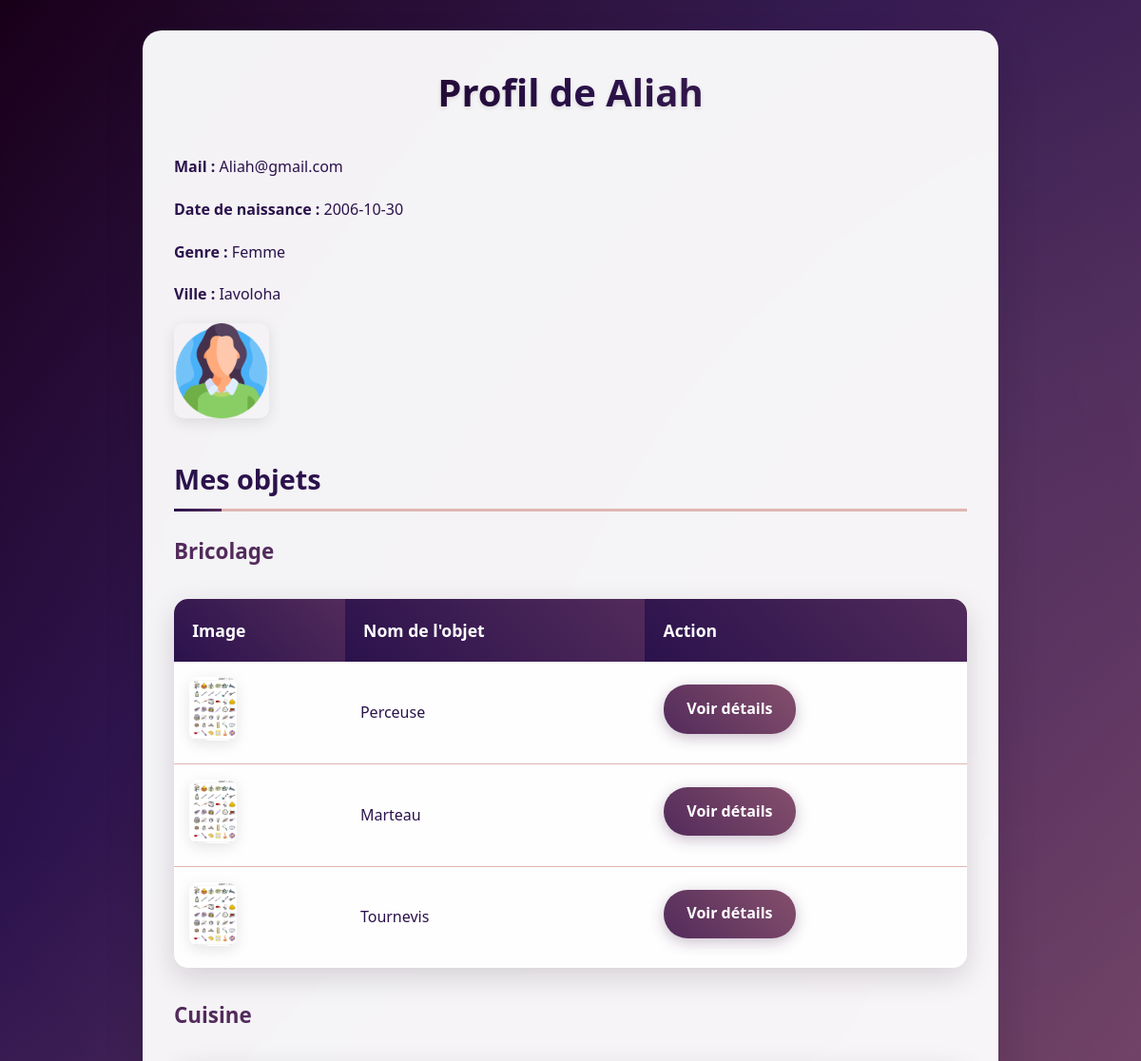
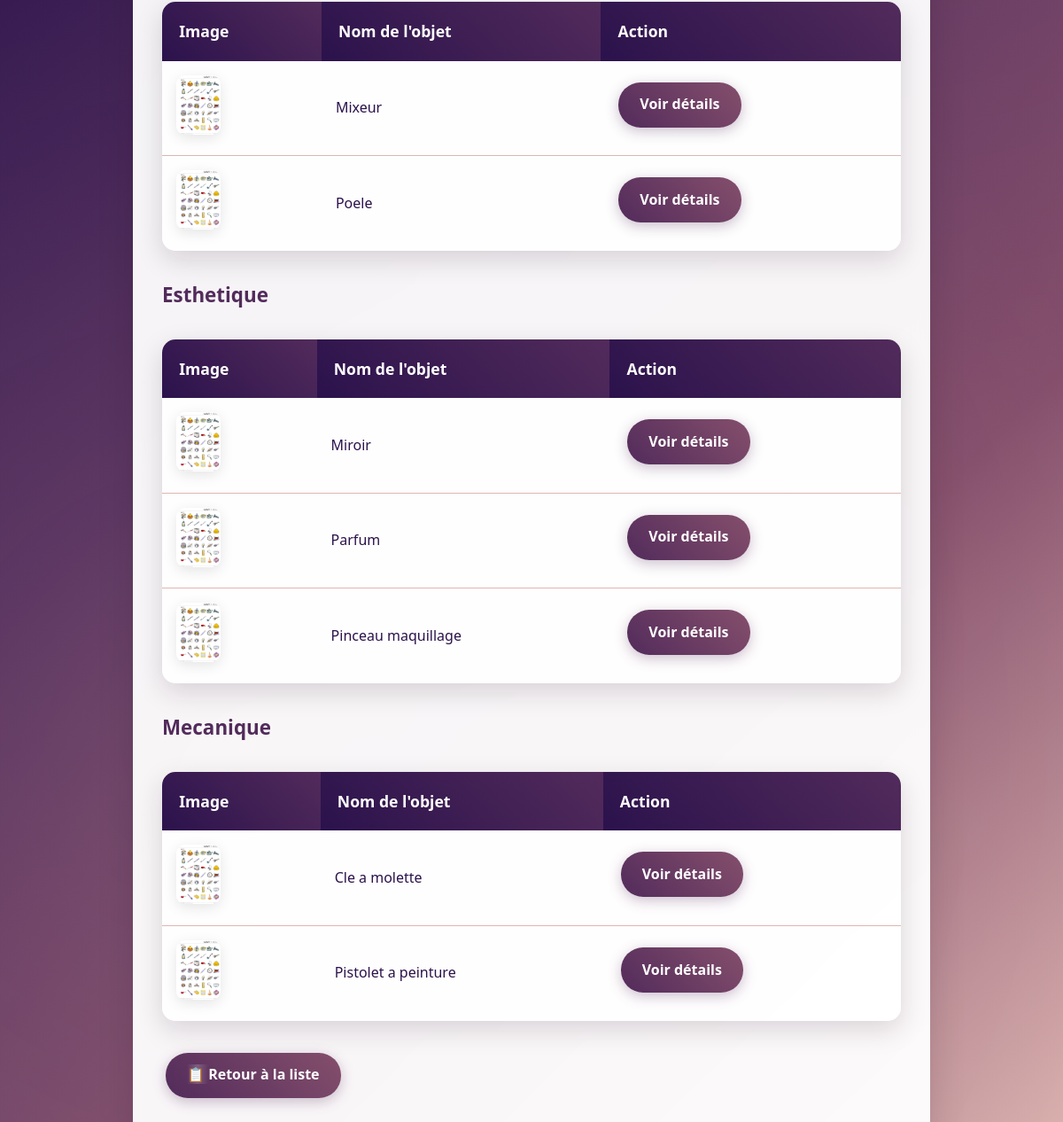
Page /PAGES/fiche_membre.php (signed in) on the committed database (2 pictures, top to bottom).
### tables this page shows
CREATE TABLE vmembre (
    id_membre INT PRIMARY KEY AUTO_INCREMENT,
    nom VARCHAR(50),
    date_naissance DATE,
    genre VARCHAR(10),
    mail VARCHAR(100) UNIQUE,
    ville VARCHAR(50),
    mdp VARCHAR(255),
    image_profil VARCHAR(255)
);

CREATE TABLE vobjet (
    id_objet INT PRIMARY KEY AUTO_INCREMENT,
    nom_objet VARCHAR(100),
    id_categorie INT,
    id_membre INT,
    FOREIGN KEY (id_categorie) REFERENCES vcategorie_objet(id_categorie),
    FOREIGN KEY (id_membre) REFERENCES vmembre(id_membre)
);

### PAGES/fiche_membre.php (the view, shortened to what this page needs)
<?php
require_once '../includes/fonctions.php';
$id_membre = $_SESSION['id_membre'];
$requete_membre = "SELECT * FROM vmembre WHERE id_membre = '$id_membre'";
$resultat_membre = mysqli_query($bdd, $requete_membre);
$membre = mysqli_fetch_assoc($resultat_membre);
$requete_objets = "SELECT
                        o.id_objet,
                        o.nom_objet,
                        c.nom_categorie,
                        o.image_principale
                    FROM vobjet o
                    JOIN vcategorie_objet c ON o.id_categorie = c.id_categorie
                    WHERE o.id_membre = '$id_membre'
                    ORDER BY c.nom_categorie";
$resultat_objets = mysqli_query($bdd, $requete_objets);
$objets = [];
while ($row = mysqli_fetch_assoc($resultat_objets)) {
    $objets[$row['nom_categorie']][] = $row;
}
?>
<!DOCTYPE html>
<html lang="fr">
<head>
    <link rel="stylesheet" href="../assets/styles.css">
</head>
<body>
    <div class="container">
        <h1>Profil de <?php echo htmlspecialchars($membre['nom']); ?></h1>
        <p><strong>Mail :</strong> <?php echo htmlspecialchars($membre['mail']); ?></p>
        <p><strong>Date de naissance :</strong> <?php echo htmlspecialchars($membre['date_naissance']); ?></p>
        <p><strong>Genre :</strong> <?php echo htmlspecialchars($membre['genre']); ?></p>
        <p><strong>Ville :</strong> <?php echo htmlspecialchars($membre['ville']); ?></p>
        <p><img src="<?php echo htmlspecialchars($membre['image_profil']); ?>" alt="Photo de profil" width="100"></p>
        <h2>Mes objets</h2>
        <?php if (empty($objets)) { ?>
            <p>Vous n'avez aucun objet.</p>
        <?php } else { ?>
            <?php foreach ($objets as $categorie => $liste_objets) { ?>
                <h3><?php echo htmlspecialchars($categorie); ?></h3>
                <table>
                    <tr>
                        <th>Image</th>
                        <th>Nom de l'objet</th>
                        <th>Action</th>
                    </tr>
                    <?php foreach ($liste_objets as $objet) { ?>
                        <tr>
                            <td><img src="<?php echo htmlspecialchars($objet['image_principale']); ?>" alt="Image principale" width="50"></td>
                            <td><?php echo htmlspecialchars($objet['nom_objet']); ?></td>
                            <td><a href="fiche_objet.php?id=<?php echo $objet['id_objet']; ?>">Voir détails</a></td>
                        </tr>
                    <?php } ?>
                </table>
            <?php } ?>
        <?php } ?>
        <a href="liste_objets.php">Retour à la liste</a>
    </div>
</body>
</html>

### assets/styles.css (style rules this page uses)
:root { --primary-dark: #190019; --primary-purple: #2B124C; --medium-purple: #522B5B; --light-purple: #854F6C; --rose: #DFB6B2; --cream: #FBE4CB; --white: #ffffff; --shadow: rgba(25, 0, 25, 0.15); --shadow-hover: rgba(25, 0, 25, 0.25); --text-dark: #2B124C; --text-light: #854F6C; --error: #e74c3c; --success: #27ae60; }
* { margin: 0; padding: 0; box-sizing: border-box; }
body { font-family: 'Segoe UI', Tahoma, Geneva, Verdana, sans-serif; background: linear-gradient(135deg, var(--primary-dark) 0%, var(--primary-purple) 25%, var(--medium-purple) 50%, var(--light-purple) 75%, var(--rose) 100%); min-height: 100vh; color: var(--text-dark); line-height: 1.6; }
body::before { content: ''; position: fixed; top: 0; left: 0; width: 100%; height: 100%; background: radial-gradient(circle at 20% 80%, rgba(251, 228, 203, 0.1) 0%, transparent 50%), radial-gradient(circle at 80% 20%, rgba(223, 182, 178, 0.1) 0%, transparent 50%); pointer-events: none; z-index: -1; }
.container { max-width: 900px; margin: 0 auto; padding: 2rem; background: rgba(255, 255, 255, 0.95); backdrop-filter: blur(10px); border-radius: 20px; box-shadow: 0 20px 40px var(--shadow); margin-top: 2rem; margin-bottom: 2rem; border: 1px solid rgba(255, 255, 255, 0.2); }
h1 { background: linear-gradient(45deg, var(--primary-dark), var(--primary-purple), var(--medium-purple)); -webkit-background-clip: text; -webkit-text-fill-color: transparent; background-clip: text; font-size: 2.5rem; font-weight: 700; text-align: center; margin-bottom: 2rem; text-shadow: 0 2px 4px rgba(0,0,0,0.1); }
h2 { color: var(--primary-purple); font-size: 1.8rem; margin: 2rem 0 1rem 0; border-bottom: 3px solid var(--rose); padding-bottom: 0.5rem; position: relative; }
h2::after { content: ''; position: absolute; bottom: -3px; left: 0; width: 50px; height: 3px; background: linear-gradient(90deg, var(--primary-purple), var(--medium-purple)); }
h3 { color: var(--medium-purple); font-size: 1.4rem; margin: 1.5rem 0 1rem 0; display: flex; align-items: center; gap: 0.5rem; }
a { display: inline-block; padding: 0.8rem 1.5rem; background: linear-gradient(45deg, var(--medium-purple), var(--light-purple)); color: white; text-decoration: none; border-radius: 25px; font-weight: 600; transition: all 0.3s ease; box-shadow: 0 4px 15px rgba(82, 43, 91, 0.3); position: relative; overflow: hidden; margin: 0.25rem; }
a::before { content: ''; position: absolute; top: 0; left: -100%; width: 100%; height: 100%; background: linear-gradient(90deg, transparent, rgba(255, 255, 255, 0.2), transparent); transition: left 0.5s; }
a[href="liste_objets.php"]::before { content: "📋 "; position: static; }
table { width: 100%; border-collapse: collapse; background: rgba(255, 255, 255, 0.95); border-radius: 15px; overflow: hidden; box-shadow: 0 10px 30px var(--shadow); margin: 2rem 0; }
th { background: linear-gradient(45deg, var(--primary-purple), var(--medium-purple)); color: white; padding: 1.2rem; text-align: left; font-weight: 600; font-size: 1.1rem; }
td { padding: 1rem; border-bottom: 1px solid var(--rose); color: var(--text-dark); }
tr:last-child td { border-bottom: none; }
img { border-radius: 10px; box-shadow: 0 4px 15px rgba(0,0,0,0.1); transition: transform 0.3s ease; }
p { margin: 1rem 0; line-height: 1.8; color: var(--text-dark); }
p strong { color: var(--primary-purple); font-weight: 600; }
.container > a { margin-right: 1rem; margin-bottom: 1rem; }
.container { animation: fadeIn 0.8s ease-out; }

### rows in the picture
vmembre: nom "Aliah", mail "Aliah@gmail.com", date_naissance "2006-10-30", genre "Femme", ville "Iavoloha", image_profil (picture)
vobjet: image_principale (placeholder picture), nom_objet "Perceuse"
vobjet: image_principale (placeholder picture), nom_objet "Marteau"
vobjet: image_principale (placeholder picture), nom_objet "Tournevis"
vobjet: image_principale (placeholder picture), nom_objet "Mixeur"
vobjet: image_principale (placeholder picture), nom_objet "Poele"
vobjet: image_principale (placeholder picture), nom_objet "Miroir"
vobjet: image_principale (placeholder picture), nom_objet "Parfum"
vobjet: image_principale (placeholder picture), nom_objet "Pinceau maquillage"
vobjet: image_principale (placeholder picture), nom_objet "Cle a molette"
vobjet: image_principale (placeholder picture), nom_objet "Pistolet a peinture"

### other values in the picture
$categorie "Bricolage"
$categorie "Cuisine"
$categorie "Esthetique"
$categorie "Mecanique"
